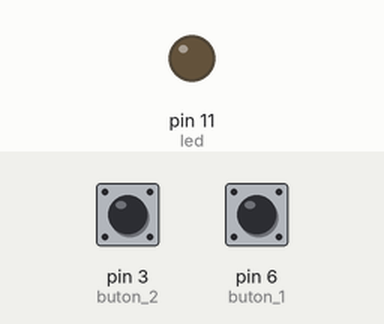
The sketch below on a simulated Arduino Uno, built with avr-gcc and run on an emulated ATmega328P. On the bench: output pins drawn as LEDs (lit = HIGH). The test bench sets the inputs (shaded band); at power-on: pin 3 (buton_2) LOW, pin 6 (buton_1) LOW.

Above: at 1.2 s.
1.3 s: pin 3 (buton_2) pulled HIGH for 0.15 s
At 1.7 s:
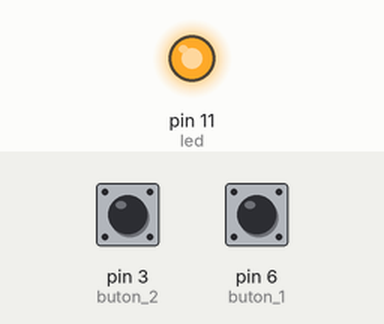
2.9 s: pin 3 (buton_2) pulled HIGH for 3.2 s
At 7.1 s:
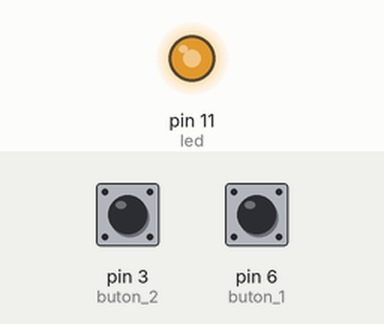
7.6 s: pin 3 (buton_2) pulled HIGH for 3.2 s
At 11.9 s:
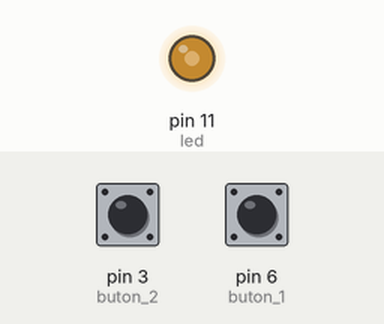
12.3 s: pin 6 (buton_1) pulled HIGH for 1 s
At 12.46 s:
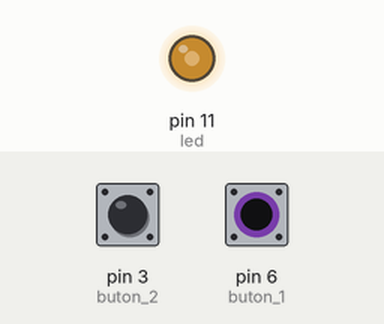
15.3 s: pin 6 (buton_1) pulled HIGH for 3.2 s
At 19.1 s:
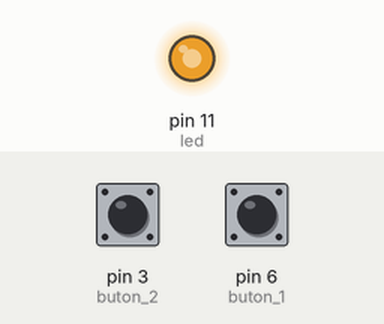
20.0 s: pin 3 (buton_2) pulled HIGH for 1 s
At 20.16 s:
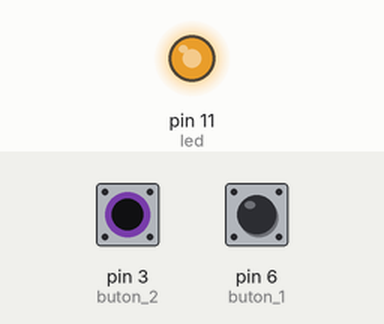
Timing chart, 0 to 23.0 s (numbered marks = the images above; inputs shaded):
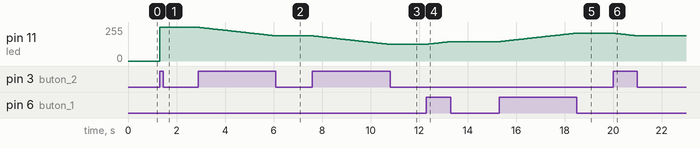

Measured:
- after the input at 1.3 s, pin 11 (led): 0/255 → 253/255 at once
- after the input at 2.9 s, pin 11 (led): moves from 253/255 to 189/255 over 3.2 s, starting at once
- after the input at 7.6 s, pin 11 (led): moves from 189/255 to 125/255 over 3.2 s, starting at once
- after the input at 12.3 s, pin 11 (led): moves from 125/255 to 145/255 over 0.95 s, starting at once
- after the input at 15.3 s, pin 11 (led): moves from 145/255 to 209/255 over 3.2 s, starting at once
- after the input at 20.0 s, pin 11 (led): moves from 209/255 to 189/255 over 0.95 s, starting at once

The sketch:

sketch_mar25b.ino
```cpp
int buton_1=6;
int buton_2=3;
int led=11;
int sayac=0;

void setup() {
 pinMode(buton_1,INPUT);
 pinMode(buton_2,INPUT);
  pinMode(led,OUTPUT);
}

void loop() {
  if(sayac>=250)
  {
    if(digitalRead(buton_2)==HIGH)
    {
      sayac=sayac-1;
    }
  }
else if(sayac<=0)
{
  if(digitalRead(buton_1)==HIGH)
  {
    sayac=sayac+1;
  }
}
else
{
  if(digitalRead(buton_1)==HIGH)
  {
    sayac=sayac+1;
  }
}
if(digitalRead(buton_2)==HIGH)
{
  sayac=sayac-1;
}
analogWrite(led,sayac);
delay(50);
}
```
